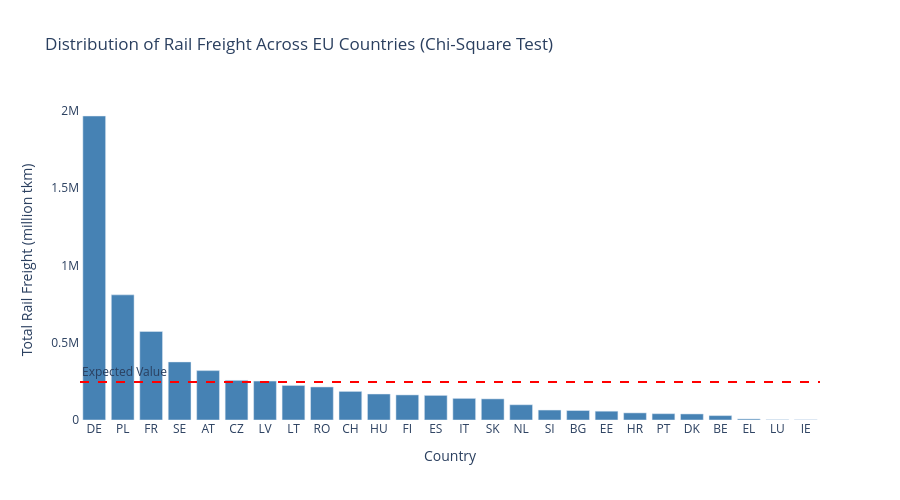

Here is the notebook cell this chart was saved with:
### Markdown cell above
This time-series chart illustrates the evolution of rail freight volumes among the top five EU rail freight countries: Germany, Poland, France, Sweden, and Austria. Across the time period, all countries show relatively stable freight flows with mild fluctuations, indicating long-term resilience in rail-based logistics.

Germany consistently dominates the EU market, maintaining the highest freight levels throughout. Its trend displays slight dips in certain years (e.g., around 2009 and 2020), reflecting broader economic shocks such as the financial crisis and the COVID-19 pandemic, but it quickly rebounds each time. Poland shows steady long-term growth, underscoring its increasing role as a key freight corridor between Western Europe and Eastern markets. France, Sweden, and Austria exhibit more stable and moderate freight volumes, reinforcing their position as established, well-integrated freight actors within the EU network.

A notable anomaly appears around 2023 for Poland, where recorded freight values drop sharply before returning to prior levels the following year. This may reflect temporary reporting anomalies or a one-year shock (e.g., energy crisis effects or border bottlenecks).

### Code cell
from scipy.stats import chisquare
# Use total_freight to build the country-value series already computed earlier
total_sorted = total_freight.set_index("country")["million_tkm"].sort_values(ascending=False)

# Observed,expected values
observed = total_sorted.values
expected = [observed.mean()] * len(observed)

# Chi-square test
chi_stat, p_value = chisquare(f_obs=observed, f_exp=expected)

print("Chi-square Statistic:", chi_stat)
print("p-value:", p_value)

# Plotly bar chart
fig = go.Figure()

# Observed freight bars
fig.add_trace(go.Bar(
    x=total_sorted.index,
    y=total_sorted.values,
    marker_color="steelblue"
))

# Expected equal-share horizontal line
fig.add_hline(
    y=observed.mean(),
    line_dash="dash",
    line_color="red",
    line_width=2,
    annotation_text="Expected Value",
    annotation_position="top left"
)

# Layout
fig.update_layout(
    title="Distribution of Rail Freight Across EU Countries (Chi-Square Test)",
    xaxis_title="Country",
    yaxis_title="Total Rail Freight (million tkm)",
    xaxis_tickangle=0,
    plot_bgcolor="white",
    showlegend=False,
    height=500
)

fig.show()

### Figure 1 — Plotly figure (JSON) as saved in the notebook; plotly's stock layout.template omitted (floating-point values rounded to 4 significant figures)
{"data": [{"marker": {"color": "steelblue"}, "type": "bar", "x": ["DE", "PL", "FR", "SE", "AT", "CZ", "LV", "LT", "RO", "CH", "HU", "FI", "ES", "IT", "SK", "NL", "SI", "BG", "EE", "HR", "PT", "DK", "BE", "EL", "LU", "IE"], "y": [1965048, 808877, 572376, 375355, 319264, 256424, 251862, 223302, 213547, 184884, 168095, 162089, 159079, 139732, 136583, 98664, 64371, 61259, 56936, 45994, 40809, 39195, 28395, 6982, 2105, 1495]}], "layout": {"annotations": [{"showarrow": false, "text": "Expected Value", "x": 0, "xanchor": "left", "xref": "x domain", "y": 245500.0, "yanchor": "bottom", "yref": "y"}], "height": 500, "plot_bgcolor": "white", "shapes": [{"line": {"color": "red", "dash": "dash", "width": 2}, "type": "line", "x0": 0, "x1": 1, "xref": "x domain", "y0": 245500.0, "y1": 245500.0, "yref": "y"}], "showlegend": false, "title": {"text": "Distribution of Rail Freight Across EU Countries (Chi-Square Test)"}, "xaxis": {"tickangle": 0, "title": {"text": "Country"}}, "yaxis": {"title": {"text": "Total Rail Freight (million tkm)"}}}}
